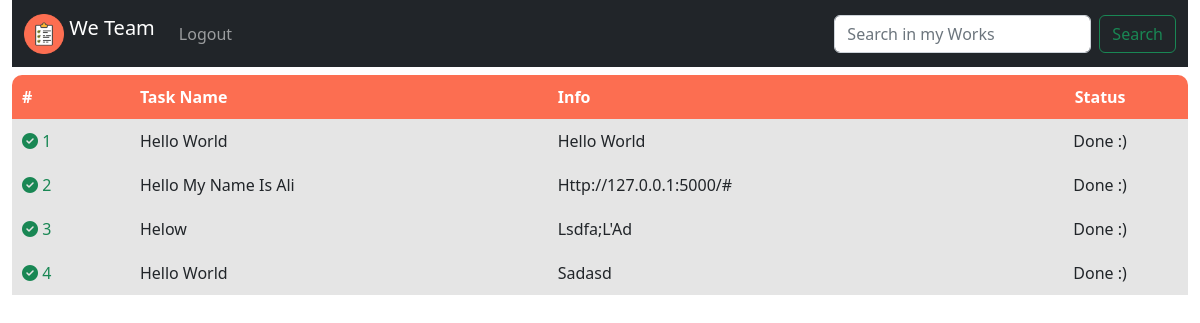
Screenshot of /history (signed in) with the database file from the repository.
### app.py (models this page shows)
class Task(db.Model):
    __tablename__ = "tasks"
    id = db.Column(db.Integer, primary_key=True)
    user_id = db.Column(db.Integer,db.ForeignKey('users.id'))
    task_title = db.Column(db.String(64) ,nullable=False ,unique=False)
    task_info = db.Column(db.String(256) ,nullable=False,unique=False)
    status = db.Column(db.Integer ,default = 0)
    date = db.Column(db.DateTime ,default=datetime.now())

### app.py (the view)
@app.route("/history")
@login_required
def history():
    old_Task = Task.query.filter_by(status=1,user_id=session["user_id"])
    return render_template("history.html",user_db=old_Task)

### subpython/validate.py (called while the page is built)
def login_required(f):
    @wraps(f)
    def decorated_function(*args, **kwargs):
        if session.get("user_id") is None:
            return redirect("/login")
        return f(*args, **kwargs)
    return decorated_function

### templates/History.html (shortened to what this page needs)
{% extends "base.html" %}
{% block style%}
<link
rel="stylesheet"
href=" {{ url_for('static', filename='css-main/index/index-helper.css') }} "
/>
<link
rel="stylesheet"
href=" {{ url_for('static', filename='css-main/index/index.css') }} "
/>
<link
rel="stylesheet"
href=" {{ url_for('static', filename='css-main/index/index-Modal.css') }} "
/>
{% endblock%}
{% block main %}
<table class="table-content">
<thead>
        <tr class="header-col">
            <th class="header-cell left-top">#</th>
            <th class="header-cell">Task Name</th>
            <th class="header-cell">Info</th>
            <th class="header-cell right-top text-center">Status</th>
        </tr>
</thead>
<tbody>
<div class="body-table">
{% if user_db %}
      {% for each in user_db %}
            {% set line_counter = loop.index %}
                <tr class="even">
                    <td>
                      <div class="text-success">
                        <i class="fa-solid fa-circle-check"></i>
                        {{line_counter}}
                      </div>
                    </td>
                    <td class="mt-2 mb-2">
                      {{each.task_info}}
                    </td>
                    <td class="mt-2 mb-2">
                      {{each.task_title}}
                    </td>
                    <td class="last" class="mt-2 mb-2">
                       <span>Done :)</span>
                    </td>
                </tr>
        {% endfor %}
{% endif %}
    </div>
  </tbody>
</table>
{% endblock %}

### static/css-main/Index/index-helper.css (style rules this page uses)
* { padding: 0; margin: 0; box-sizing: border-box; }
:root { --color-border:rgba(125, 125, 125, 0.595); --odd_child_color:rgba(204, 204, 204, 0.5); --header-background:#fc6e51; --header-background-lighter:#ff5634; --color:#fc6e51; font-family: system-ui, -apple-system, BlinkMacSystemFont, 'Segoe UI', Roboto, Oxygen, Ubuntu, Cantarell, 'Open Sans', 'Helvetica Neue', sans-serif; }

### static/css-main/Index/index.css (style rules this page uses)
.table-content { width: 100%; border-collapse: collapse; border-radius: 10px; }
td,th { padding: 10px; text-align: start; }
.header-cell { background-color: var(--header-background); color: white; text-align: center; text-align: start; }
.left-top { border-radius: 10px 0 0 0; }
.right-top { border-radius:0 10px 0 0; }
.even { background-color: var(--odd_child_color); }
.last { display: flex; justify-content: center; align-items: center; }

### rows the page displays
Task: line_counter "1", task_info "Hello World", task_title "Hello World"
Task: id "2", task_info "Hello My Name Is Ali", task_title "Http://127.0.0.1:5000/#"
Task: id "3", task_info "Helow", task_title "Lsdfa;L'Ad"
Task: id "4", task_info "Hello World", task_title "Sadasd"
